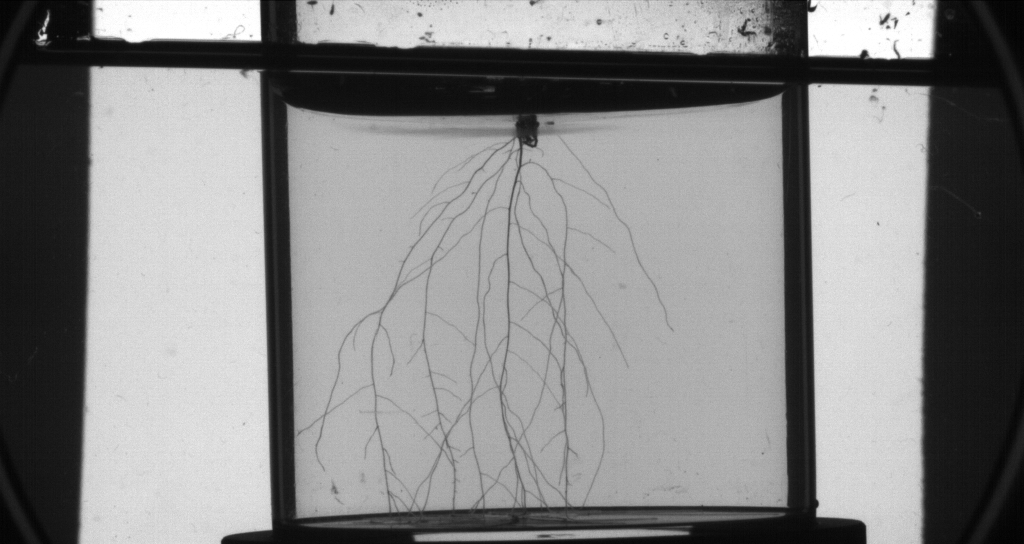
#> input picture 1.png, 2048 x 1088 px (shown at 1/2 size)
$ jupyter execute --allow-errors mask.ipynb
#> lines starting #> are read from the running program, lines starting #| are printed output that depends on the picture; after the words box and inside, x2 and y2 are one past the last pixel; in counts of white or black regions, pixels touching at a corner belong together
[cell 1]
import numpy as np, matplotlib.pyplot as plt, os, scipy, math
from PIL import Image
from scipy import signal
from scipy.ndimage import gaussian_filter

[cell 2]
FIGSIZE_W = 5
FIGSIZE_H = 3

def load_and_normalize(path):
#> called with path = '1.png'
  try:
    img = np.array(Image.open(path))
#> img is the input picture: shape (1088, 2048); min 0, max 255, mean 134.5
    img_0_1 = (img - np.min(img)) / (np.max(img) - np.min(img))
    img_rgb = np.expand_dims(img_0_1, 2).repeat(3, axis=2)
    return img_0_1, img_rgb
  except:
    raise Exception(f"Image {path} failed to load!!!\n" +
      "Current working dir: {os.getcwd()}")

def display_imgs(imgs, titles):
  r, c = math.ceil(len(titles) / 3), 3
  fig, axs = plt.subplots(r, c, figsize=(FIGSIZE_W*3, FIGSIZE_H*r))
  fig.tight_layout()
  axs = axs.flatten()
  for i, (img, title) in enumerate(zip(imgs, titles)):
    axs[i].imshow(img, cmap="gray", vmin=0, vmax=1)
    axs[i].set_title(title)
  for j in range(len(imgs), r * c):
    fig.delaxes(axs[j])

def show_bounding_box(img, r1, r2, c1, c2):
  fig, axs = plt.subplots(1, 1, figsize=(FIGSIZE_W, FIGSIZE_H))
  fig.tight_layout()
  axs.imshow(img, cmap="gray")
  axs.set_title("Bounding Box")
  axs.plot([c1, c2], [r1, r1], color="r")
  axs.plot([c1, c2], [r2, r2], color="g")
  axs.plot([c1, c1], [r1, r2], color="b")
  axs.plot([c2, c2], [r1, r2], color="m")

def highlight_green(img, roots, mask):
  img_cpy = np.copy(img)
  img_cpy[:,:,1] += roots * mask
  return np.clip(img_cpy, 0, 1)

def save_img(img, path):
  img2 = (np.clip(img, 0, 1) * 255).astype(np.int8)
  im = Image.fromarray(img2, "RGB")
  im.save(path)

[cell 3]
img_01, img_rgb = load_and_normalize("1.png")
img_sobel = scipy.ndimage.sobel(img_01)
img_inv_sobel = 1 - img_sobel
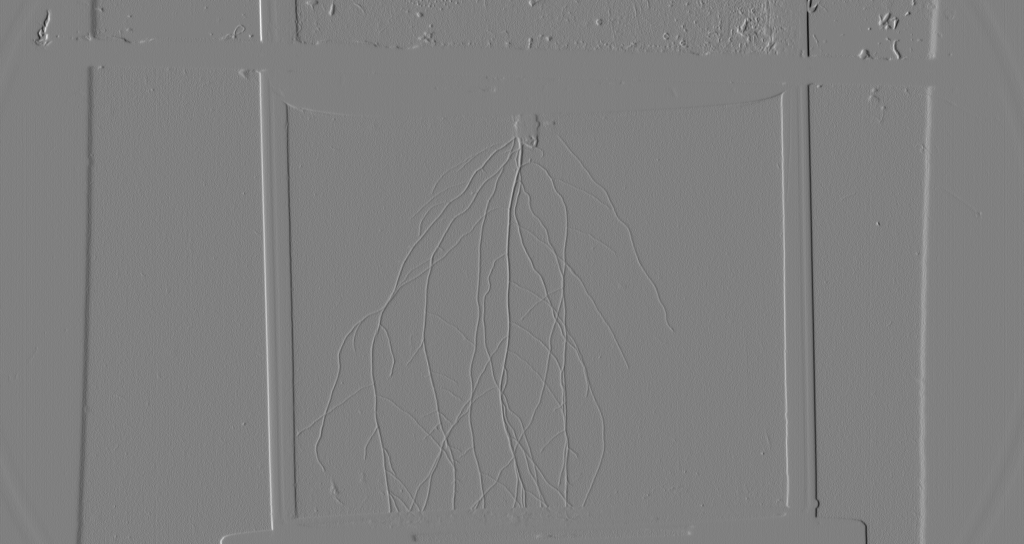
#> img_inv_sobel: shape (1088, 2048) float64 (shown at 1/2 size); min -1.25, max 3.24, mean 1; drawn with min black and max white

# img_01 = original grayscale image, 1 channel, values in 0 to 1
# img_rgb = same but rgb, repeat grayscale across r g b
# don't worry about sobel

display_imgs([img_01, img_rgb], ["1-Channel", "3-Channel"])
#> the loop in display_imgs, `for i, (img, title) in enumerate(zip(imgs, titles)):` made 2 passes
#> title on passes 1 to 2: '1-Channel', '3-Channel'
#> the loop in display_imgs, `for j in range(len(imgs), r * c):` made 1 pass
#> j on pass 1: 2

# Choose what region you want to bound
# R = row (vertical axies), C = column (horizontal axis)
# top-left = 0,0
r1, r2, c1, c2 = 280, 1000, 600, 1550
show_bounding_box(img_01, r1, r2, c1, c2)

bounded_mask = np.zeros_like(img_01)
bounded_mask[r1:r2+1,c1:c2+1] = 1

display_imgs([bounded_mask, img_sobel, img_inv_sobel], ["Bounded Mask", "Sobel Filter", "Inverse Sobel"])
#> the loop in display_imgs (call 2), `for i, (img, title) in enumerate(zip(imgs, titles)):` made 3 passes
#> title on passes 1 to 3: 'Bounded Mask', 'Sobel Filter', 'Inverse Sobel'
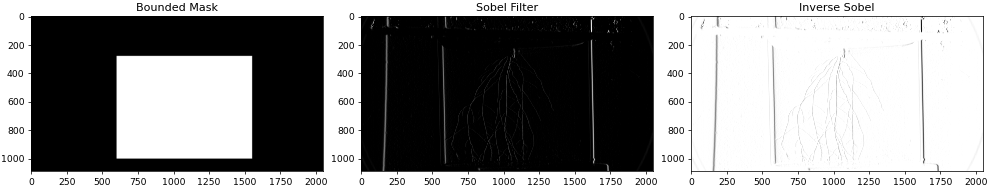
#> figure drawn by matplotlib, 3 panels

[cell 4]
import operator
# Thresholding


thresh_ct = 18
thresh_lower = 0.58
thresh_upper = 0.64
# use one or the other, disable with a #

# === NO GAUSSIAN BLUR
# thresh_img = img_01

# === YES GAUSSIAN BLUR
thresh_sigma = 1
thresh_img = gaussian_filter(img_01, sigma=thresh_sigma)


thresh_op = operator.lt # use operator.lt (less than), operator.gt (greater than), operator.le, operator.ge


vals = np.linspace(thresh_lower, thresh_upper, thresh_ct)
# copy from thresh_op ... )
imgs = [thresh_op(thresh_img, i) for i in vals] # this creates the images
#> imgs = 18 items
titles = [f"Thresh: {i:4f}" for i in vals]

display_imgs(imgs, titles)
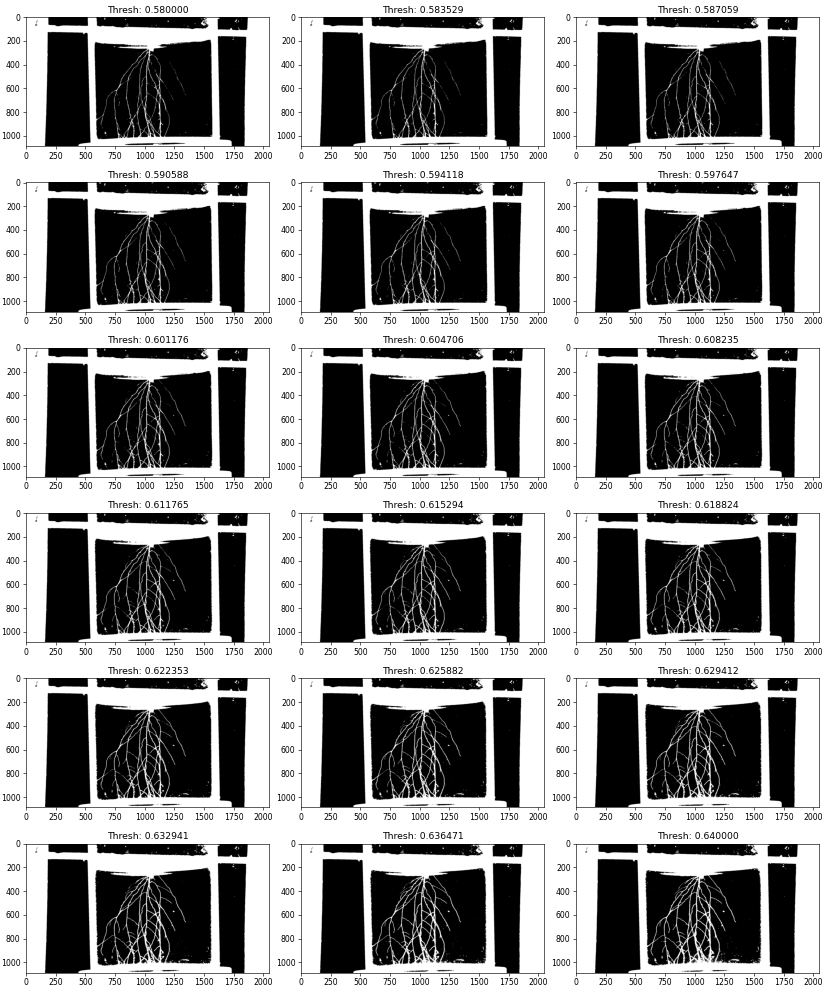
#> figure drawn by matplotlib, 18 panels

[cell 5]
# Gaussian Blur

sigma_ct = 18
sigma_low = 0.2
sigma_high = 4

vals = np.linspace(sigma_low, sigma_high, sigma_ct)
imgs = [gaussian_filter(img_01, sigma=i) for i in vals]
titles = [f"Gaussian Sigma: {i:4f}" for i in vals]

display_imgs(imgs, titles)
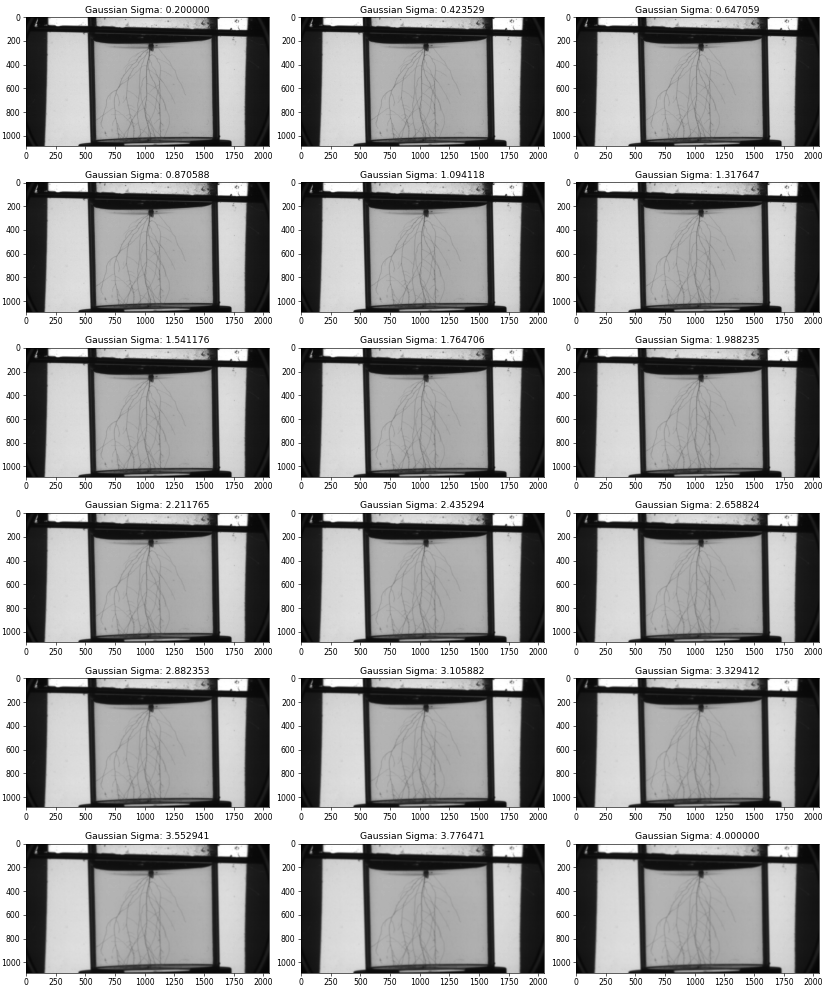
#> figure drawn by matplotlib, 18 panels

[cell 6]
# Combine stuff here
# replace i with whatever value you choose

# Only touch to the right of `filtered = `...
filtered = thresh_op(gaussian_filter(img_01, sigma=thresh_sigma), 0.62)
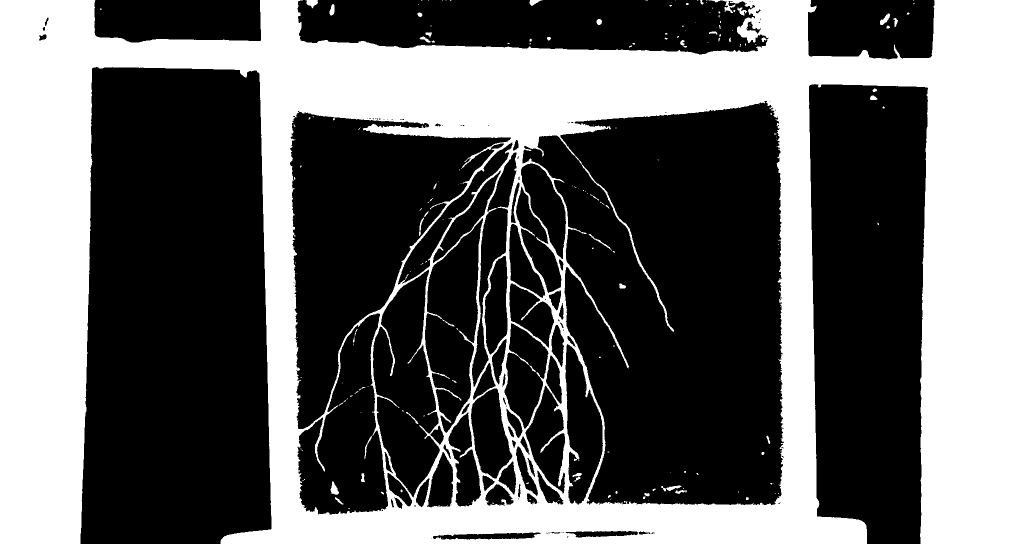
#> filtered: shape (1088, 2048) bool (shown at 1/2 size); 39.1% white; 199 white regions (152 under 20 px), largest, box (x1, y1, x2, y2) and area: (0, 0, 2048, 1088) 865712, (661, 963, 678, 990) 264, (611, 0, 636, 17) 252
output_file = "out.png"
# don't touch below

combined = highlight_green(img_rgb, filtered, bounded_mask)
#> in highlight_green, `img_cpy[:,:,1] += roots * mask`:
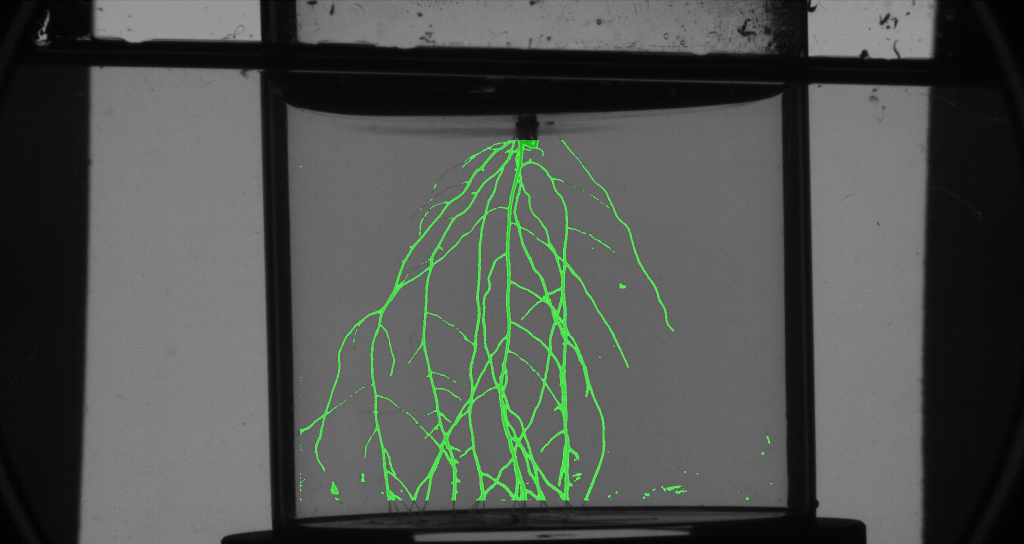
#> img_cpy: shape (1088, 2048, 3) float64 (shown at 1/2 size); mean of channels 0, 1, 2 0.527, 0.552, 0.527; drawn with min black and max white
#> in highlight_green, `return np.clip(img_cpy, 0, 1)`:
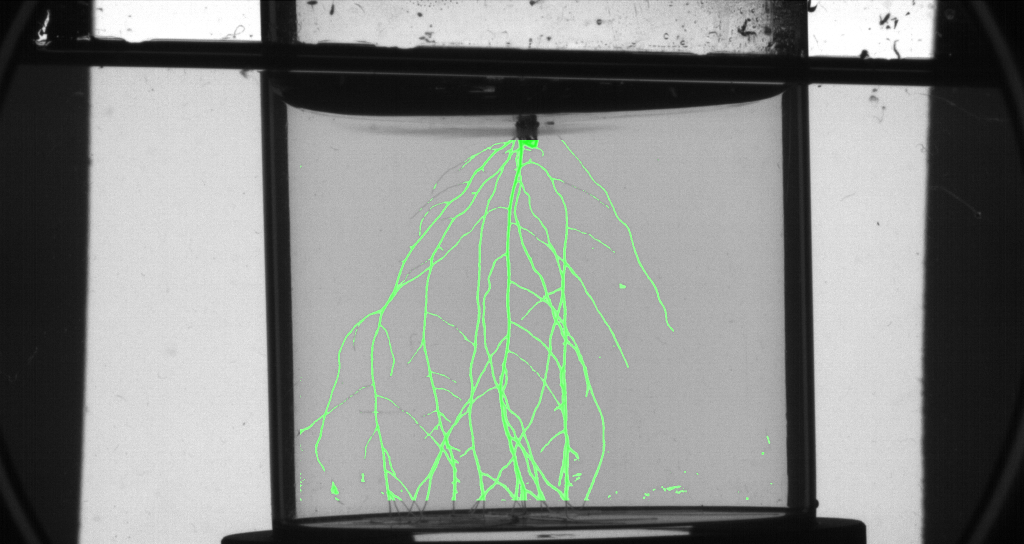
#> returned value: shape (1088, 2048, 3) float64 (shown at 1/2 size); mean of channels 0, 1, 2 0.527, 0.538, 0.527; drawn as R, G, B

display_imgs([img_01, filtered, combined], ["Original", "Filtered", "Combined"])
save_img(combined, output_file)
#> in save_img, `img2 = (np.clip(img, 0, 1) * 255).astype(np.int8)`:
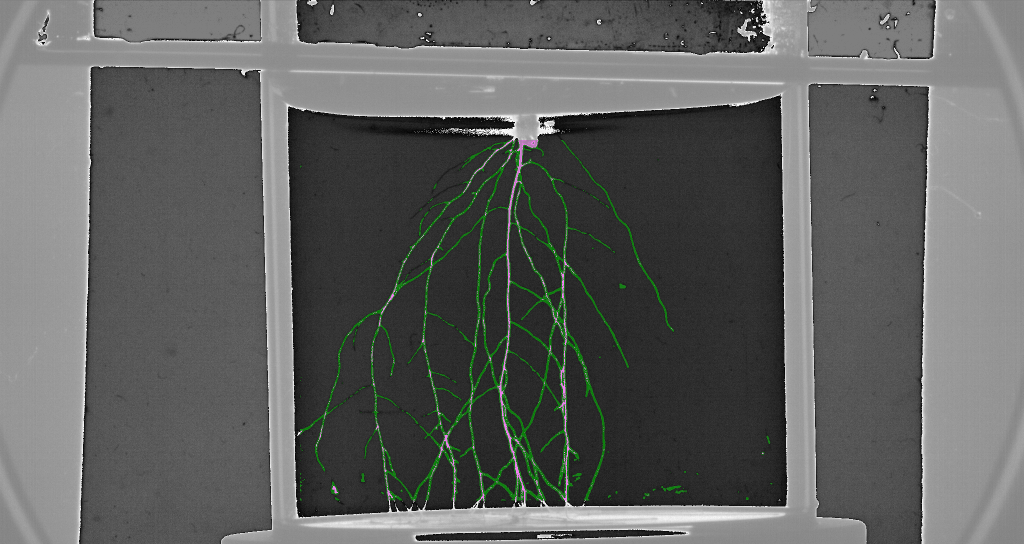
#> img2: shape (1088, 2048, 3) int8 (shown at 1/2 size); mean of channels 0, 1, 2 -32.7, -31, -32.7; drawn with min black and max white
